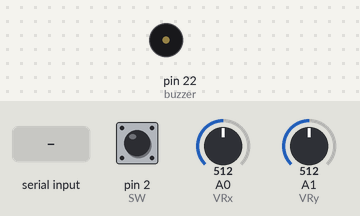
This sketch was run on a simulated Arduino Mega 2560, built with avr-gcc and run on an emulated ATmega2560. Shown: buzzer (waves = sounding). The inputs (shaded band) are chosen by the test bench; at power-on: pin 2 (SW) HIGH, A0 (VRx) = 512, A1 (VRy) = 512. What the sketch prints to the serial monitor is not drawn.

Above: at 1.2 s.
1.3 s: "E" received over Serial
At 1.7 s:
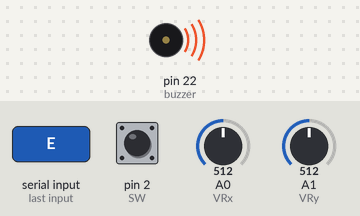
Timing chart, 0 to 4.3 s (numbered marks = the images above; inputs shaded):
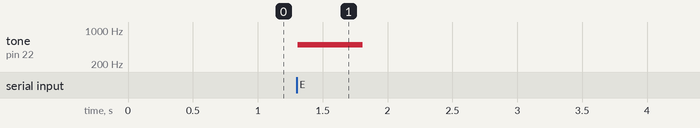

Measured:
- after the input at 1.3 s, tone on pin 22 (buzzer): silent → 500 Hz at once, → silent 0.50 s later

The sketch:

lab2.ino
```cpp
int VRx = A0;
int VRy = A1;
int SW = 2;

int incomingByte = 0;
const int buzzer = 22;

int xPosition = 0;
int yPosition = 0;
int SW_state = 0;
int mapX = 0;
int mapY = 0;

void setup() {
  Serial.begin(9600);

  pinMode(VRx, INPUT);
  pinMode(VRy, INPUT);
  pinMode(SW, INPUT_PULLUP);
  pinMode(buzzer,OUTPUT);

}

void loop() {
  xPosition = analogRead(VRx);
  yPosition = analogRead(VRy);
  SW_state = digitalRead(SW);
  mapX = map(xPosition, 0, 1023, -512, 512);
  mapY = map(yPosition, 0, 1023, -512, 512);
  if (Serial.available() > 0) {
    // read the incoming byte:
    incomingByte = Serial.read();
    //Serial.println(incomingByte);

    if(incomingByte == 'E') {

      tone(buzzer, 500, 500);
    }
  }

  //Serial.print("X: ");
  Serial.print(mapX);
  Serial.print(" ");
  Serial.print(mapY);
 // Serial.print(" | Button: ");
  Serial.println(SW_state);

  delay(100);

}
```
